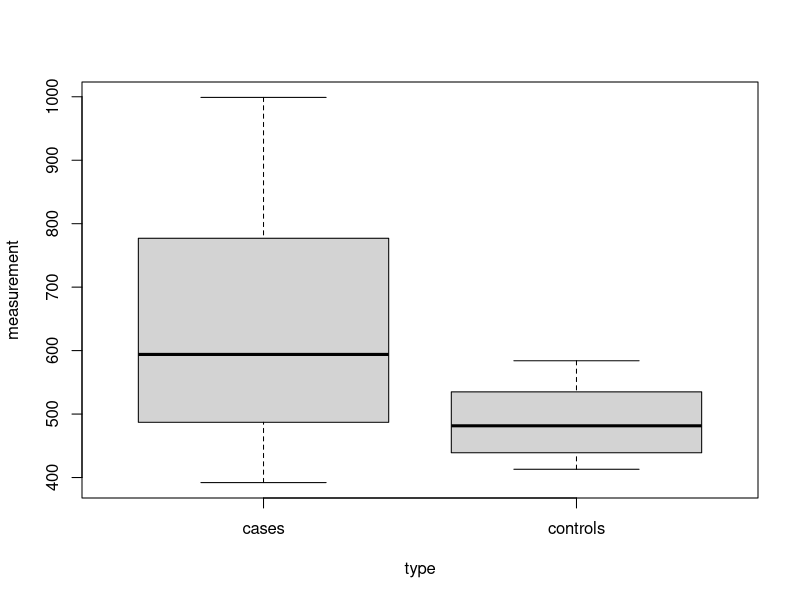

Recreate this plot in R.
## ---- chunk 1
dat <- read.csv("data/example-data.csv")
## ---- chunk 2
t.test(measurement ~ type, data = dat)
## ---- chunk 3
boxplot(measurement ~ type, data = dat)
points(measurement ~ type, data = dat)
